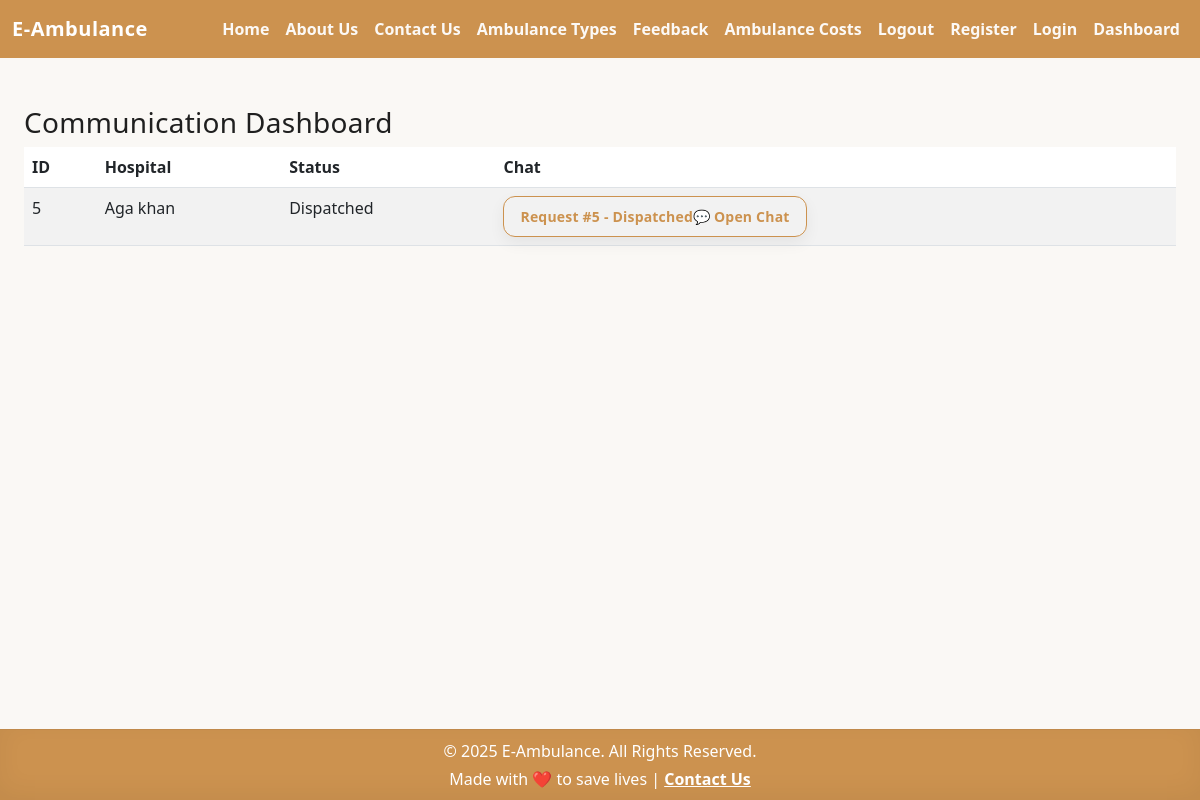
/communication/, run on the app's committed database.
### ambulance/models.py (models this page shows, shortened)
class EmergencyRequest(models.Model):
    user = models.ForeignKey(User, on_delete=models.CASCADE)
    ambulance = models.ForeignKey(Ambulance, on_delete=models.CASCADE, null=True, blank=True)
    request_time = models.DateTimeField(auto_now_add=True)  # already hai
    expiry_time = models.DateTimeField(null=True, blank=True)
    created_at = models.DateTimeField(auto_now_add=True)  # 👈 yeh add karo
    status = models.CharField(
        max_length=20,
        choices=[
            ('pending', 'Pending'),
            ('accepted', 'Accepted'),
            ('completed', 'Completed'),
            ('expired', 'Expired'),
        ],
        default='pending'
    )
    pickup_address = models.CharField(max_length=255, null=True, blank=True)
    hospital_name = models.CharField(max_length=255, null=True, blank=True)
    hospital_address = models.CharField(max_length=255, null=True, blank=True)
    request_type = models.CharField(
        max_length=50,
        choices=[('emergency', 'Emergency'), ('normal', 'Normal')],
        default='emergency'
    )

### ambulance/views.py (the view)
# urls.py: path("communication/", views.communication_dashboard, name="communication_dashboard"),
def communication_dashboard(request):
    requests = EmergencyRequest.objects.all()
    return render(request, "communication_dashboard.html", {"requests": requests})

### ambulance/templates/communication_dashboard.html
{% extends "home.html" %}
{% block content %}
<div class="container mt-4">
  <h3>Communication Dashboard</h3>
  <table class="table table-striped">
    <thead>
      <tr>
        <th>ID</th>
        <th>Hospital</th>
        <th>Status</th>
        <th>Chat</th>
      </tr>
    </thead>
    <tbody>
      {% for req in requests %}
        <tr>
          <td>{{ req.id }}</td>
          <td>{{ req.hospital_name }}</td>
          <td>{{ req.status }}</td>
          <td>
            <a href="{% url 'chat_view' req.id %}" class="btn btn-sm btn-outline-primary">
              Request #{{ req.id }} - {{ req.status }}💬 Open Chat
            </a>
          </td>
        </tr>
      {% empty %}
        <tr><td colspan="4">No requests found.</td></tr>
      {% endfor %}
    </tbody>
  </table>
</div>
{% endblock %}

### ambulance/templates/home.html (style rules this page uses)
:root { --brand:#cc924f; --brand-ink:#1a0c0c; --ink:#1f1f1f; --muted:#6b6b6b; --bg:#faf8f5; --card:#ffffff; --ring: rgba(204,146,79,.35); }
html,body { background:var(--bg); color:var(--ink); }
.container, .container-fluid { max-width:1200px; }
h1,h2,h3,h4 { letter-spacing:.3px }
a { transition:all .2s ease }
.btn { border-radius:12px; font-weight:700; letter-spacing:.2px; padding:.55rem 1rem; box-shadow:0 6px 16px rgba(0,0,0,.06); }
.btn-outline-primary { color:var(--brand); border-color:var(--brand) }
html, body { height: 100%; display: flex; flex-direction: column; }
.container, .content { flex: 1; }

### data on the page
EmergencyRequest: id "5", hospital_name "Aga khan", status "Dispatched"
